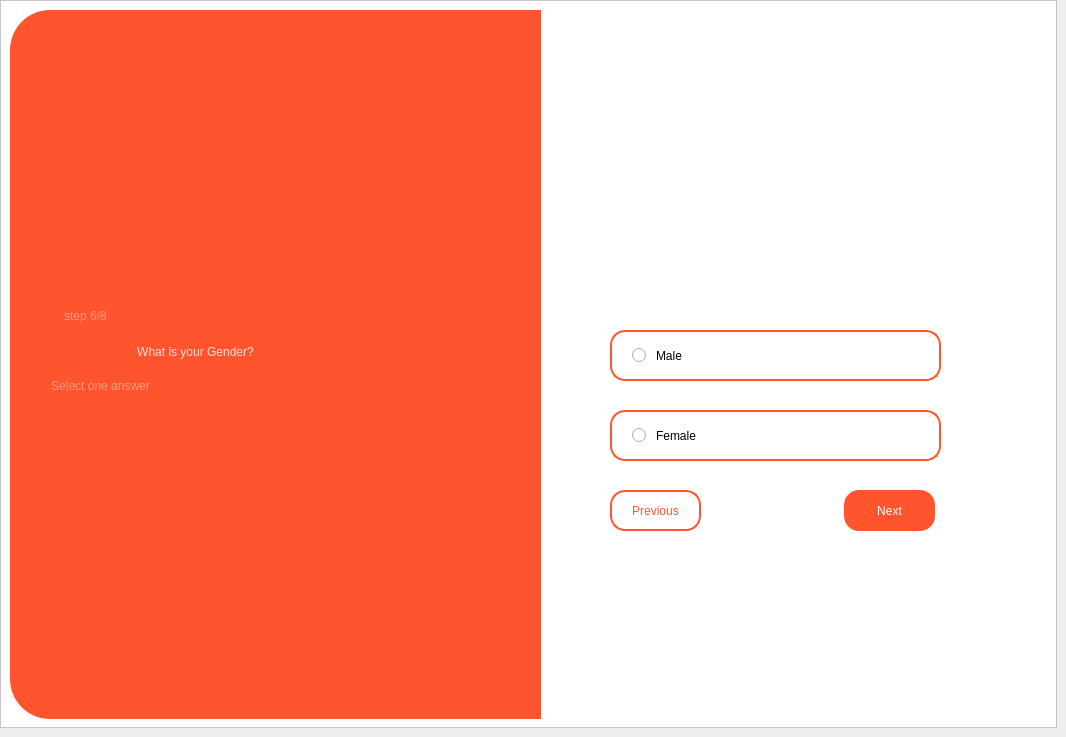
    <widget class="QWidget" name="q6">
     <widget class="QFrame" name="frame_12">
      <property name="geometry">
       <rect>
        <x>0</x>
        <y>0</y>
        <width>1057</width>
        <height>728</height>
       </rect>
      </property>
      <property name="styleSheet">
       <string notr="true">background-color: rgb(255, 255, 255);</string>
      </property>
      <property name="frameShape">
       <enum>QFrame::StyledPanel</enum>
      </property>
      <property name="frameShadow">
       <enum>QFrame::Raised</enum>
      </property>
      <widget class="QFrame" name="frame_13">
       <property name="geometry">
        <rect>
         <x>10</x>
         <y>10</y>
         <width>531</width>
         <height>709</height>
        </rect>
       </property>
       <property name="styleSheet">
        <string notr="true">background-color: rgb(255, 85, 46);
border-top-left-radius: 40px;
border-bottom-left-radius: 40px;</string>
       </property>
       <property name="frameShape">
        <enum>QFrame::StyledPanel</enum>
       </property>
       <property name="frameShadow">
        <enum>QFrame::Raised</enum>
       </property>
       <widget class="QLabel" name="label_25">
        <property name="geometry">
         <rect>
          <x>15</x>
          <y>306</y>
          <width>341</width>
          <height>71</height>
         </rect>
        </property>
        <property name="styleSheet">
         <string notr="true">font: 81 25pt &quot;Urbanist ExtraBold&quot;;
color: rgba(255, 255, 255, 200);
background-color: transparent;</string>
        </property>
        <property name="text">
         <string>What is your Gender?</string>
        </property>
        <property name="alignment">
         <set>Qt::AlignCenter</set>
        </property>
        <property name="wordWrap">
         <bool>true</bool>
        </property>
       </widget>
       <widget class="QLabel" name="label_26">
        <property name="geometry">
         <rect>
          <x>15</x>
          <y>280</y>
          <width>121</width>
          <height>51</height>
         </rect>
        </property>
        <property name="styleSheet">
         <string notr="true">font: 81 20pt &quot;Urbanist ExtraBold&quot;;
color: rgba(255, 255, 255, 100);
background-color: transparent;</string>
        </property>
        <property name="text">
         <string>step 6/8</string>
        </property>
        <property name="alignment">
         <set>Qt::AlignCenter</set>
        </property>
        <property name="wordWrap">
         <bool>true</bool>
        </property>
       </widget>
       <widget class="QLabel" name="label_27">
        <property name="geometry">
         <rect>
          <x>20</x>
          <y>360</y>
          <width>141</width>
          <height>31</height>
         </rect>
        </property>
        <property name="styleSheet">
         <string notr="true">font: 81 12pt &quot;Urbanist ExtraBold&quot;;
color: rgba(255, 255, 255, 100);
background-color: transparent;</string>
        </property>
        <property name="text">
         <string>Select one answer</string>
        </property>
        <property name="alignment">
         <set>Qt::AlignCenter</set>
        </property>
        <property name="wordWrap">
         <bool>true</bool>
        </property>
       </widget>
      </widget>
      <widget class="QRadioButton" name="radio11">
       <property name="geometry">
        <rect>
         <x>610</x>
         <y>330</y>
         <width>331</width>
         <height>51</height>
        </rect>
       </property>
       <property name="styleSheet">
        <string notr="true">QRadioButton{
border: 1.5px solid rgb(255, 85, 46);
border-radius: 15px;
spacing: 10px;
padding-left: 20px;
font: 81 10pt &quot;Urbanist ExtraBold&quot;;
}
QRadioButton::indicator:checked {
border-radius: 6px;
border: 4px solid rgb(255, 85, 46);
background-color: transparent;
}
QRadioButton:checked {
background-color: rgba(255, 85, 46, 40);
}
QRadioButton:hover {
background-color: rgba(255, 85, 46, 20);
}</string>
       </property>
       <property name="text">
        <string>Male</string>
       </property>
      </widget>
      <widget class="QRadioButton" name="radio12">
       <property name="geometry">
        <rect>
         <x>610</x>
         <y>410</y>
         <width>331</width>
         <height>51</height>
        </rect>
       </property>
       <property name="styleSheet">
        <string notr="true">QRadioButton{
border: 1.5px solid rgb(255, 85, 46);
border-radius: 15px;
spacing: 10px;
padding-left: 20px;
font: 81 10pt &quot;Urbanist ExtraBold&quot;;
}
QRadioButton::indicator:checked {
border-radius: 6px;
border: 4px solid rgb(255, 85, 46);
background-color: transparent;
}
QRadioButton:checked {
background-color: rgba(255, 85, 46, 40);
}
QRadioButton:hover {
background-color: rgba(255, 85, 46, 20);
}</string>
       </property>
       <property name="text">
        <string>Female</string>
       </property>
      </widget>
      <widget class="QPushButton" name="nextq6">
       <property name="geometry">
        <rect>
         <x>844</x>
         <y>490</y>
         <width>91</width>
         <height>41</height>
        </rect>
       </property>
       <property name="styleSheet">
        <string notr="true">QPushButton{
background-color: rgb(255, 85, 46);
border-radius: 15px;
color: rgb(255, 255, 255);
font: 87 9pt &quot;Urbanist Black&quot;;
}
QPushButton:hover{
background-color: rgba(255, 85, 46, 200);
}</string>
       </property>
       <property name="text">
        <string>Next</string>
       </property>
      </widget>
      <widget class="QLabel" name="label_28">
       <property name="geometry">
        <rect>
         <x>650</x>
         <y>70</y>
         <width>251</width>
         <height>231</height>
        </rect>
       </property>
       <property name="text">
        <string/>
       </property>
       <property name="pixmap">
        <pixmap resource="resources.qrc">:/assets/lavatory.png</pixmap>
       </property>
       <property name="scaledContents">
        <bool>true</bool>
       </property>
      </widget>
      <widget class="QPushButton" name="backq6">
       <property name="geometry">
        <rect>
         <x>610</x>
         <y>490</y>
         <width>91</width>
         <height>41</height>
        </rect>
       </property>
       <property name="styleSheet">
        <string notr="true">QPushButton{
background-color: rgb(255, 255, 255);
border-radius: 15px;
border: 2px solid rgb(255, 85, 46);
color: rgb(255, 85, 46);
font: 87 9pt &quot;Urbanist Black&quot;;
}
QPushButton:hover{
background-color: rgba(255, 85, 46, 50);
}</string>
       </property>
       <property name="text">
        <string>Previous</string>
       </property>
      </widget>
     </widget>
    </widget>
